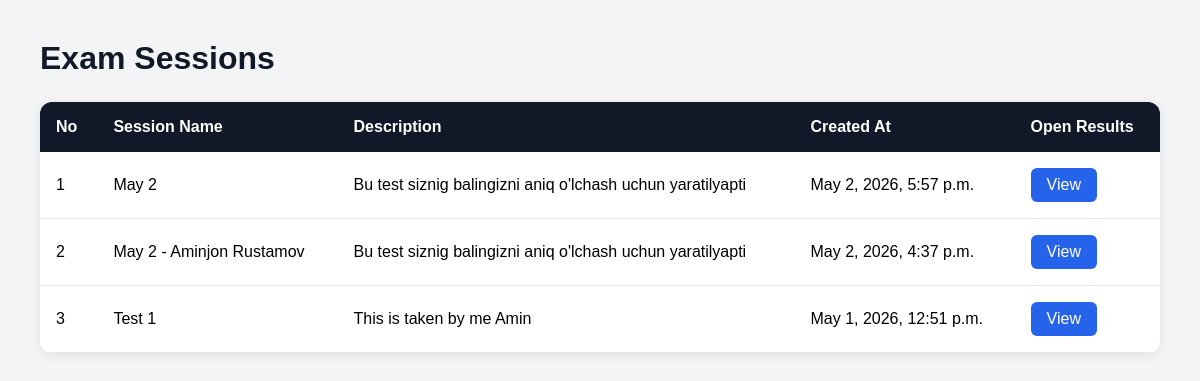
The app's page /results/ with its own data.
### core/models.py (models this page shows, shortened)
class ExamSession(models.Model):
    name        = models.CharField(max_length=150)          # shown in dropdown
    description = models.CharField(max_length=300, blank=True)
    is_open     = models.BooleanField(default=True)         # admin can open/close
    author = models.ForeignKey(settings.AUTH_USER_MODEL, on_delete=models.CASCADE)
    created_at  = models.DateTimeField(auto_now_add=True)

### core/views.py (the view)
# urls.py: path('results/', views.view_results, name='view_results'),
def view_results(request):
    sessions = ExamSession.objects.all().order_by('-created_at')
    return render(request, 'core/results.html', {
        'sessions': sessions
    })

### core/templates/core/results.html (shortened to what this page needs)
<!DOCTYPE html>
<html lang="en">
<head>
</head>
<body>
    <div class="container">
        <h1 class="page-title">
            Exam Sessions
        </h1>
        <div class="table-wrapper">
            <table>
                <thead>
                    <tr>
                        <th>No</th>
                        <th>Session Name</th>
                        <th>Description</th>
                        <th>Created At</th>
                        <th>Open Results</th>
                    </tr>
                </thead>
                <tbody>
                    {% for session in sessions %}
                    <tr>
                        <td>
                            {{ forloop.counter }}
                        </td>
                        <td>
                            {{ session.name }}
                        </td>
                        <td>
                            {{ session.description }}
                        </td>
                        <td>
                            {{ session.created_at }}
                        </td>
                        <td>
                            <a
                                href="{% url 'view_results_detail' session.id %}"
                                class="view-btn"
                            >
                                View
                            </a>
                        </td>
                    </tr>
                    {% endfor %}
                </tbody>
            </table>
        </div>
    </div>
</body>
</html>

### core/templates/core/results.html (style rules this page uses)
* { margin: 0; padding: 0; box-sizing: border-box; font-family: Arial, sans-serif; }
body { background: #f3f4f6; padding: 40px; }
.container { max-width: 1200px; margin: auto; }
.page-title { font-size: 2rem; margin-bottom: 25px; color: #111827; }
.table-wrapper { background: white; border-radius: 12px; overflow: hidden; box-shadow: 0 2px 12px rgba(0,0,0,0.08); }
table { width: 100%; border-collapse: collapse; }
thead { background: #111827; color: white; }
th { padding: 16px; text-align: left; font-weight: 600; }
td { padding: 16px; border-bottom: 1px solid #e5e7eb; }
.view-btn { display: inline-block; background: #2563eb; color: white; text-decoration: none; padding: 8px 16px; border-radius: 6px; transition: 0.2s; }

### records on screen
ExamSession: name "May 2", description "Bu test siznig balingizni aniq o'lchash uchun yaratilyapti", created_at "May 2, 2026, 5:57 p.m."
ExamSession: name "May 2 - Aminjon Rustamov", description "Bu test siznig balingizni aniq o'lchash uchun yaratilyapti", created_at "May 2, 2026, 4:37 p.m."
ExamSession: name "Test 1", description "This is taken by me Amin", created_at "May 1, 2026, 12:51 p.m."
